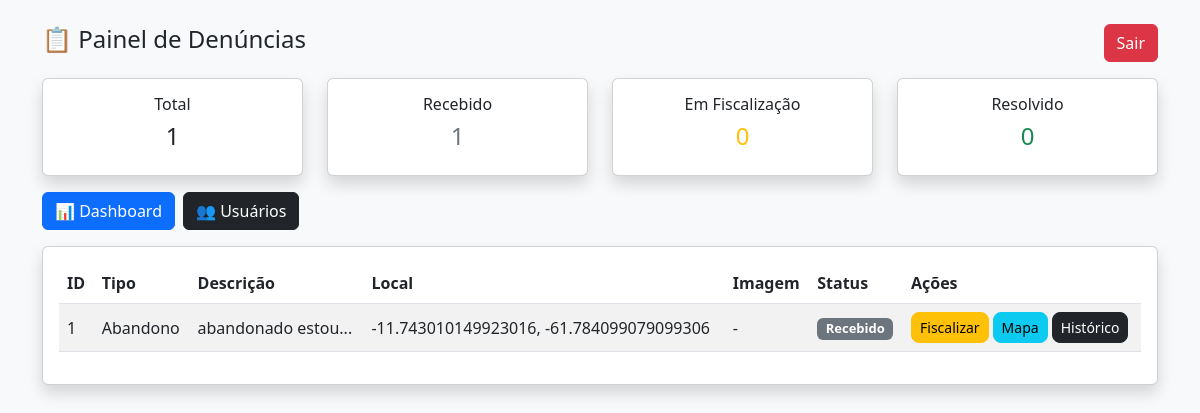
/painel (signed in), run on an earlier commit of the app's database.
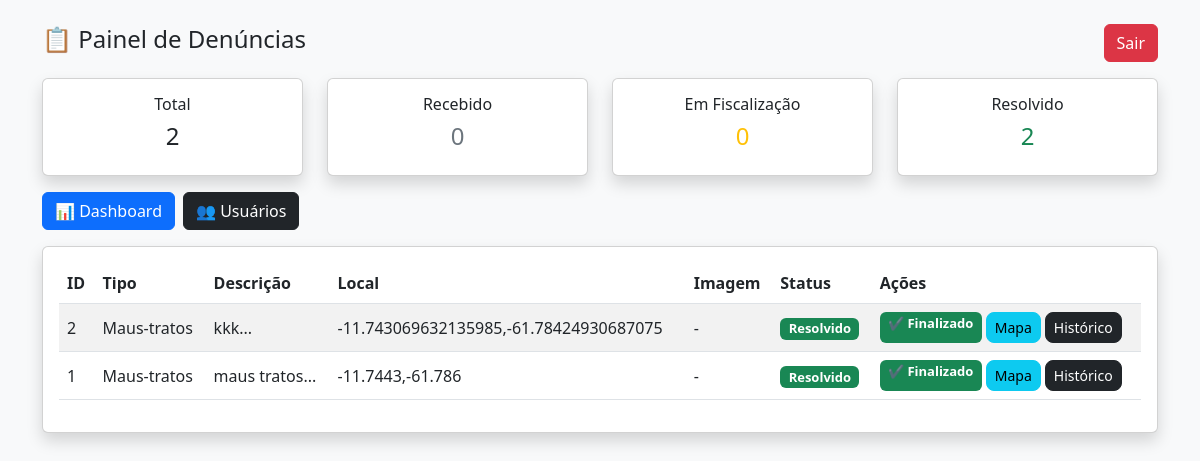
And on a later commit of the database.
### tables this page shows
CREATE TABLE denuncias (
        id INTEGER PRIMARY KEY AUTOINCREMENT,
        tipo TEXT,
        descricao TEXT,
        localizacao TEXT,
        imagem TEXT,
        status TEXT,
        data_criacao TIMESTAMP DEFAULT CURRENT_TIMESTAMP
    );

### app.py (the view)
@app.route('/painel')
def painel():
    if not session.get('logado'):
        return redirect('/login')
    conn = conectar()
    cursor = conn.cursor()
    cursor.execute("SELECT * FROM denuncias ORDER BY id DESC")
    dados = cursor.fetchall()
    cursor.execute("SELECT COUNT(*) FROM denuncias")
    total = cursor.fetchone()[0]
    cursor.execute("SELECT COUNT(*) FROM denuncias WHERE LOWER(status) = 'recebido'")
    recebido = cursor.fetchone()[0]
    cursor.execute("""
        SELECT COUNT(*) FROM denuncias
        WHERE LOWER(status) IN ('em fiscalização','em fiscalizacao')
    """)
    fiscalizacao = cursor.fetchone()[0]
    cursor.execute("SELECT COUNT(*) FROM denuncias WHERE LOWER(status) = 'resolvido'")
    resolvido = cursor.fetchone()[0]
    conn.close()
    return render_template('painel.html',
                           dados=dados,
                           total=total,
                           recebido=recebido,
                           fiscalizacao=fiscalizacao,
                           resolvido=resolvido)

### database.py (called while the page is built)
def conectar():
    return sqlite3.connect('banco.db')

### templates/painel.html (shortened to what this page needs)
<!DOCTYPE html>
<html>
<head>
    <link href="https://cdn.jsdelivr.net/npm/bootstrap@5.3.0/dist/css/bootstrap.min.css" rel="stylesheet">
</head>
<body class="bg-light">
<div class="container py-4">
    <div class="d-flex justify-content-between align-items-center mb-3">
        <h4>📋 Painel de Denúncias</h4>
        <a href="/logout" class="btn btn-danger">Sair</a>
    </div>
    <div class="row mb-3">
        <div class="col-md-3">
            <div class="card text-center shadow">
                <div class="card-body">
                    <h6>Total</h6>
                    <h4>{{ total }}</h4>
                </div>
            </div>
        </div>
        <div class="col-md-3">
            <div class="card text-center shadow">
                <div class="card-body">
                    <h6>Recebido</h6>
                    <h4 class="text-secondary">{{ recebido }}</h4>
                </div>
            </div>
        </div>
        <div class="col-md-3">
            <div class="card text-center shadow">
                <div class="card-body">
                    <h6>Em Fiscalização</h6>
                    <h4 class="text-warning">{{ fiscalizacao }}</h4>
                </div>
            </div>
        </div>
        <div class="col-md-3">
            <div class="card text-center shadow">
                <div class="card-body">
                    <h6>Resolvido</h6>
                    <h4 class="text-success">{{ resolvido }}</h4>
                </div>
            </div>
        </div>
    </div>
    <div class="d-flex gap-2 mb-3 flex-wrap">
        <a href="/dashboard" class="btn btn-primary">
            📊 Dashboard
        </a>
        <a href="/usuarios" class="btn btn-dark">
            👥 Usuários
        </a>
    </div>
    <div class="card shadow p-3">
        <table class="table table-striped align-middle">
            <thead>
                <tr>
                    <th>ID</th>
                    <th>Tipo</th>
                    <th>Descrição</th>
                    <th>Local</th>
                    <th>Imagem</th>
                    <th>Status</th>
                    <th>Ações</th>
                </tr>
            </thead>
            <tbody>
                {% for d in dados %}
                <tr>
                    <td>{{ d[0] }}</td>
                    <td>{{ d[1] }}</td>
                    <td>{{ d[2][:50] }}...</td>
                    <td>{{ d[3] }}</td>
                    <td>
                        {% if d[4] %}
                        <a href="{{ d[4] }}" target="_blank" class="btn btn-sm btn-primary">Ver</a>
                        {% else %}
                        -
                        {% endif %}
                    </td>
                    <td>
                        {% if d[5] == 'Recebido' %}
                            <span class="badge bg-secondary">Recebido</span>
                        {% elif d[5] == 'Em fiscalização' %}
                            <span class="badge bg-warning text-dark">Em fiscalização</span>
                        {% elif d[5] == 'Resolvido' %}
                            <span class="badge bg-success">Resolvido</span>
                        {% endif %}
                    </td>
                    <td class="d-flex gap-1 flex-wrap">
                        {% if d[5] == 'Recebido' %}
                            <a href="/atualizar_status/{{ d[0] }}/Em_fiscalizacao"
                               class="btn btn-sm btn-warning"
                               onclick="return confirm('Iniciar fiscalização?')">
                               Fiscalizar
                            </a>
                        {% elif d[5] == 'Em fiscalização' %}
                            <a href="/atualizar_status/{{ d[0] }}/Resolvido"
                               class="btn btn-sm btn-success"
                               onclick="return confirm('Marcar como resolvido?')">
                               Resolver
                            </a>
                        {% elif d[5] == 'Resolvido' %}
                            <span class="badge bg-success">✔ Finalizado</span>
                        {% endif %}
                        <a href="/mapa/{{ d[0] }}" class="btn btn-sm btn-info">
                            Mapa
                        </a>
                        <a href="/historico/{{ d[0] }}" class="btn btn-sm btn-dark">
                            Histórico
                        </a>
                    </td>
                </tr>
                {% endfor %}
            </tbody>
        </table>
    </div>
</div>
</body>
</html>

### templates/painel.html (style rules this page uses)
.badge { font-size: 13px; }
.btn-sm { border-radius: 8px; }

What changed in the data, as far as the page shows it:
added denuncias: id "2", tipo "Maus-tratos", descricao "kkk", localizacao "-11.743069632135985,-61.78424930687075", status "Resolvido"
changed denuncias id 1: tipo "Abandono" → "Maus-tratos"; descricao "abandonado estou" → "maus tratos"; localizacao "-11.743010149923016, -61.784099079099306" → "-11.7443,-61.786"; status "Recebido Fiscalizar" → "Resolvido ✔ Finalizado"
Also different on the page:
{{ total }}: "1" → "2"
{{ recebido }}: "1" → "0"
{{ resolvido }}: "0" → "2"
